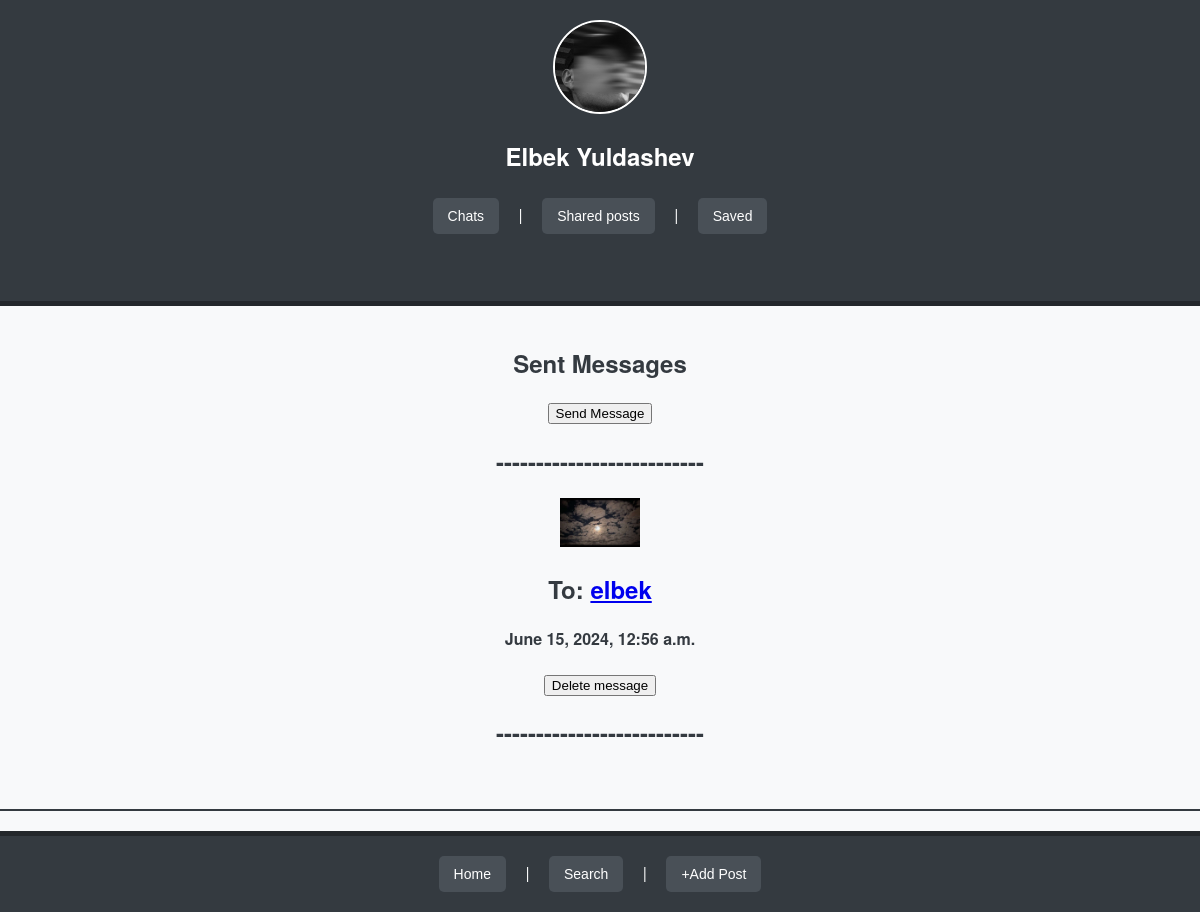
The app's page /chats/chats/outbox (signed in), older data.
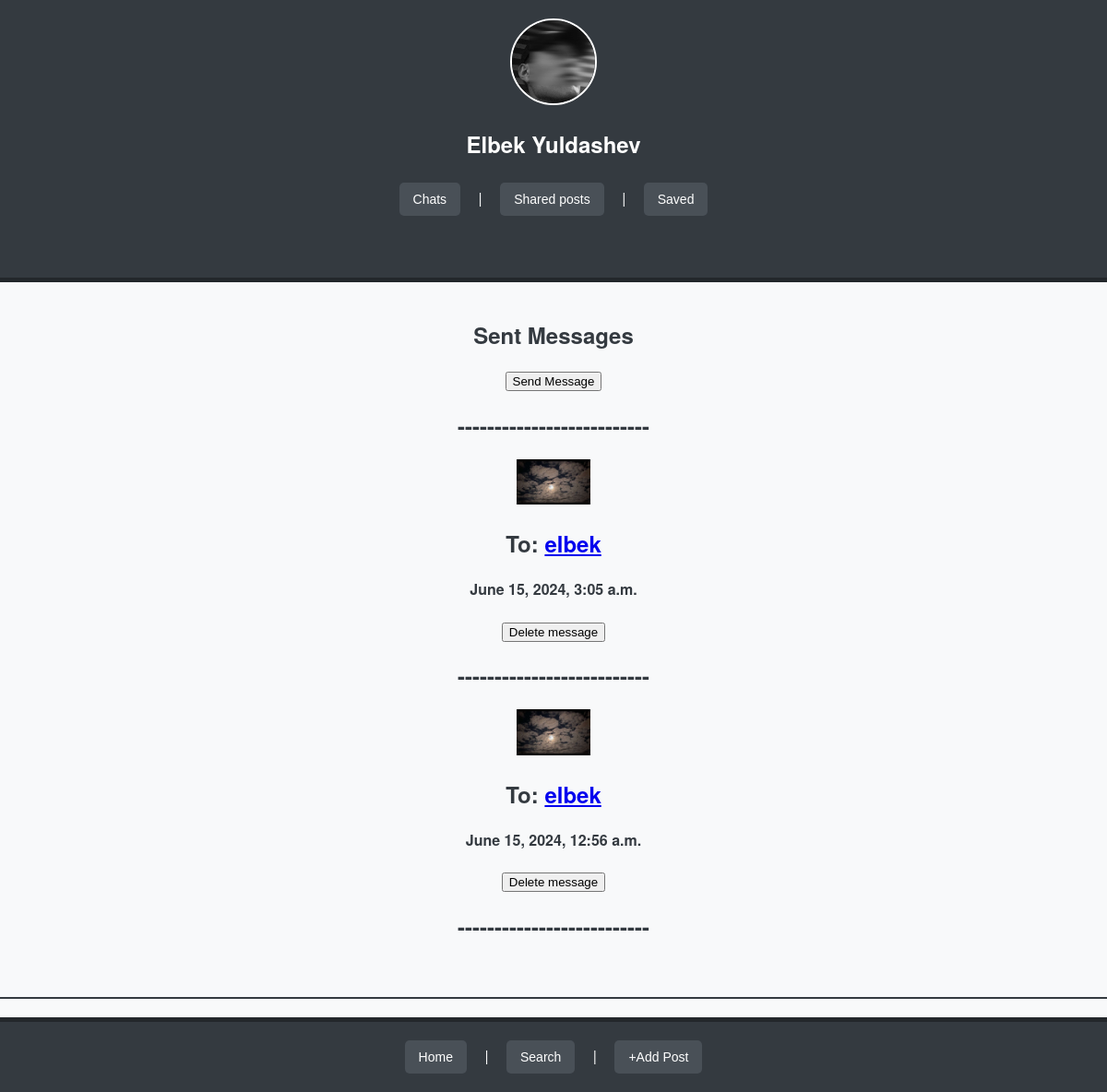
The same page, newer data.
### conversation/models.py (models this page shows, shortened)
class Messages(models.Model):
    sender = models.ForeignKey(Users, on_delete=models.DO_NOTHING, related_name='sent_messages')
    message = models.TextField(null=True)
    picture = models.ImageField(upload_to='messages/picture/', blank=True, null=True)
    audio = models.FileField(upload_to='messages/audio/', blank=True, null=True)
    video = models.FileField(upload_to='messages/video/', blank=True, null=True)
    docs = models.FileField(upload_to='messages/docs/', blank=True, null=True)
    sent_time = models.DateTimeField(default=timezone.now)
    receiver = models.ForeignKey(Contacts, on_delete=models.DO_NOTHING, related_name='received_messages')
    class Meta:
        db_table = 'messages'

class Contacts(models.Model):
    name = models.CharField(max_length=100)
    contact_user = models.ForeignKey(Users, on_delete=models.DO_NOTHING, related_name='contact_user_contacts')
    main_user = models.ForeignKey(Users, on_delete=models.DO_NOTHING, related_name='main_user_contacts')
    created_at = models.DateTimeField(default=timezone.now)
    class Meta:
        db_table = 'contacts'

### users/models.py (models this page shows, shortened)
class Users(AbstractUser):
    image = models.ImageField(upload_to='profile_images/', blank=True, null=True, default='default_user/user_img.png')
    bio = models.TextField(blank=True, null=True)
    class Meta:
        db_table = "Users"

### conversation/views.py (the view)
# urls.py: path('chats/outbox', OutboxView.as_view(), name='outbox'),
class OutboxView(View):
    def get(self, request):
        outboxes = Messages.objects.filter(sender=request.user).order_by('-sent_time')
        context = {
            'outboxes': outboxes,
        }
        return render(request, 'outbox.html', context=context)

### conversation/templates/outbox.html (shortened to what this page needs)
{% extends 'base.html' %}
{% block content %}
    <h2>Sent Messages</h2>
    <a href="{% url 'conversation:contacts-list' %}"><button>Send Message</button></a>
    {% for outbox in outboxes %}
        <h2>--------------------------</h2>
        <a href="{% url 'conversation:outbox-detail' outbox.pk%}"><img src="{{ outbox.receiver.contact_user.image.url }}" width="80px"></a>
        <h2>To: <a href="{% url 'conversation:outbox-detail' outbox.pk%}">{{ outbox.receiver.contact_user.username }}</a></h2>
        <h4>{{ outbox.sent_time }}</h4>
        <a href="{% url 'conversation:delete-outbox-message' outbox.pk %}"><button>Delete message</button></a>
    {% endfor %}
    <h2>--------------------------</h2>
{% endblock content %}

Row changes from the older to the newer data that the page shows:
added Messages: receiver.contact_user.image (picture), receiver.contact_user.username "elbek", sent_time "June 15, 2024, 3:05 a.m."
